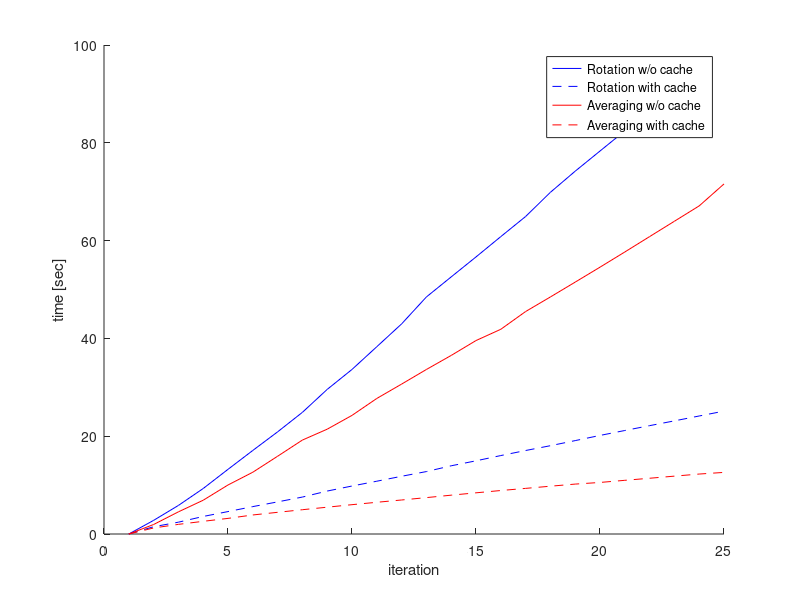

This chart was generated by the following MATLAB code:
clear;
close all;

rotate = load('rotate.txt');
rotate_c = load('rotate_cache.txt');
average = load('average.txt');
average_c = load('average_cache.txt');

%%
s_rotate = cumsum(rotate);
s_rotate_c = cumsum(rotate_c);
s_average = cumsum(average);
s_average_c = cumsum(average_c);

%%
h = figure;
hold on;

plot(s_rotate, 'b-');
plot(s_rotate_c(1:25), 'b--');
plot(s_average, 'r-');
plot(s_average_c(1:25), 'r--');

legend('Rotation w/o cache', 'Rotation with cache', 'Averaging w/o cache', 'Averaging with cache');

xlabel('iteration');
ylabel('time [sec]');

hold off;
